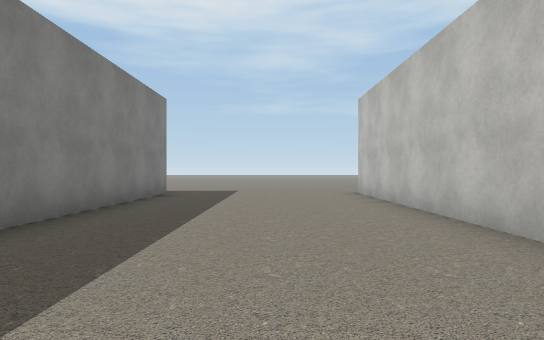
[1] (above)

24 first-person views from a walk through a scene from a Unity 3-D project. The camera is 1.2 m above the floor, looks level and sees 75° across. The floor is counted in squares, 2 m on a side. Each view is taken from the middle of a square. On the plan, view 1 faces up. The plan holds only what a view shows up to about 10 squares ahead; the rest is blank. The place goes on beyond the plan. Some surface patterns are stand-ins.

[2]
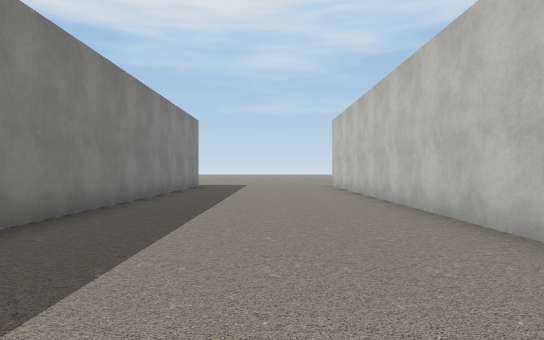

[3]
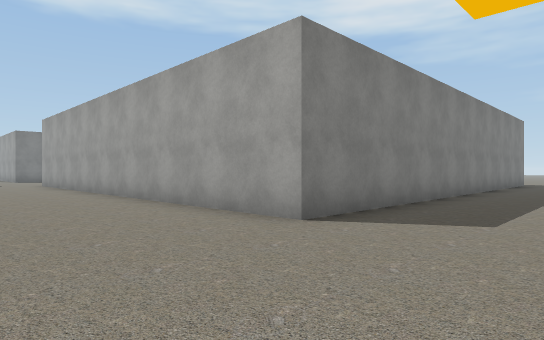

[4]
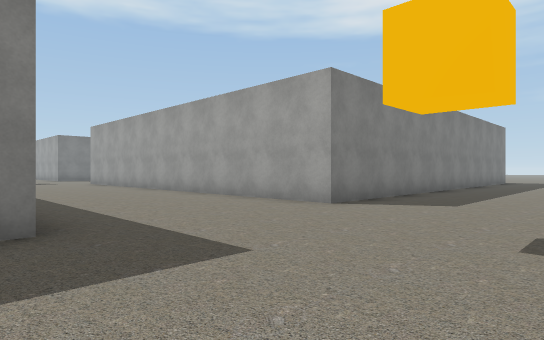

[5]
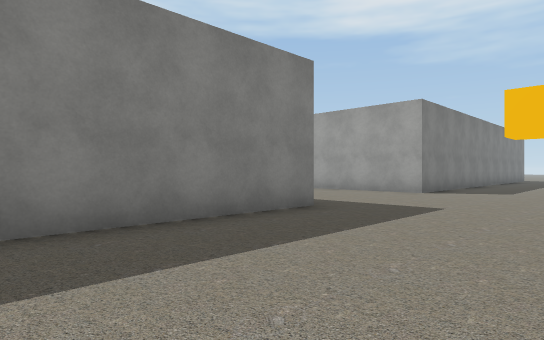

[6]
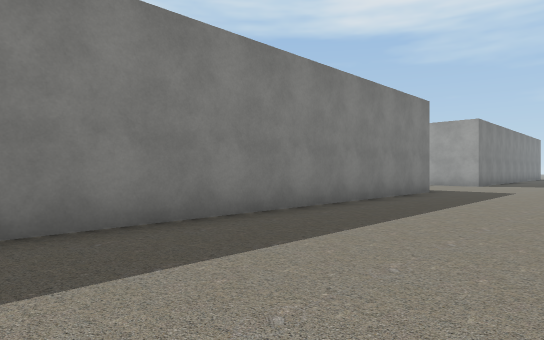

[7]
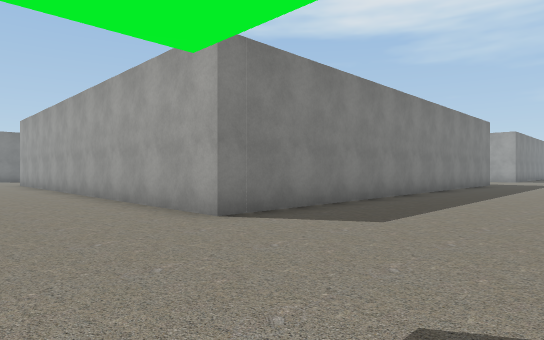

[8]
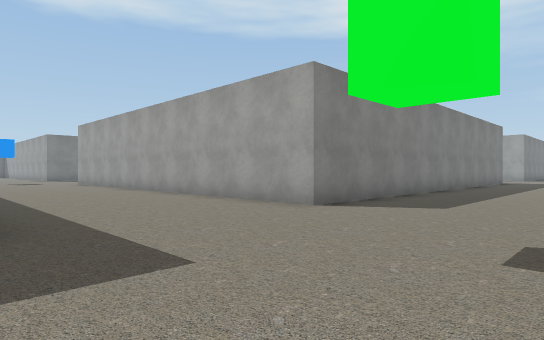

[9]
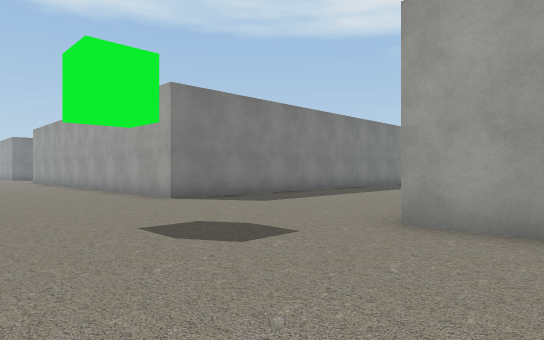

[10]
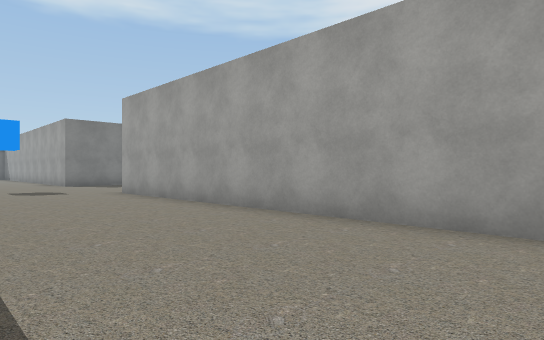

[11]
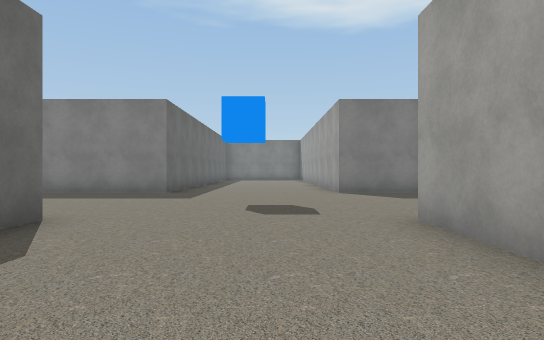

[12]
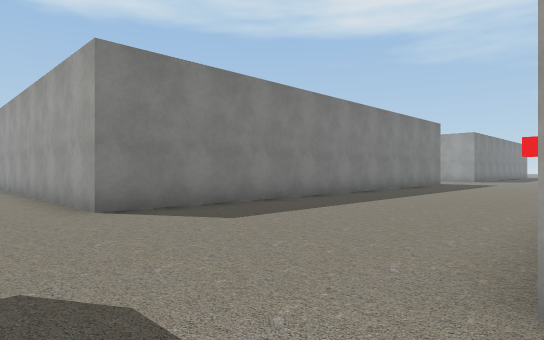

[13]
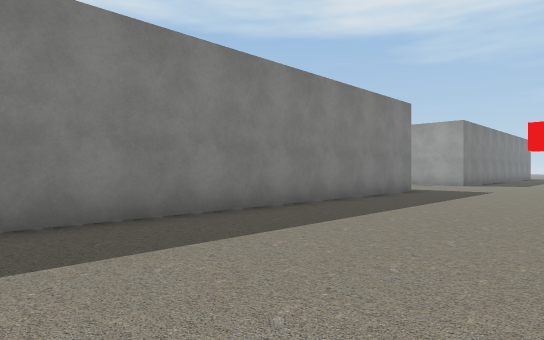

[14]
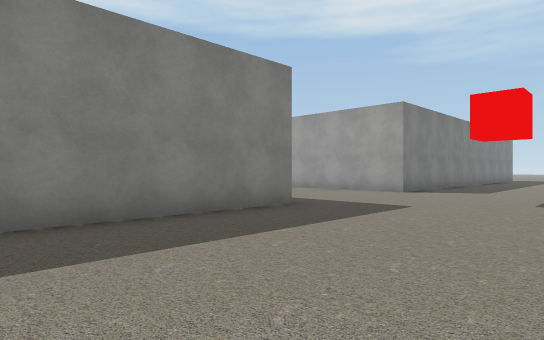

[15]
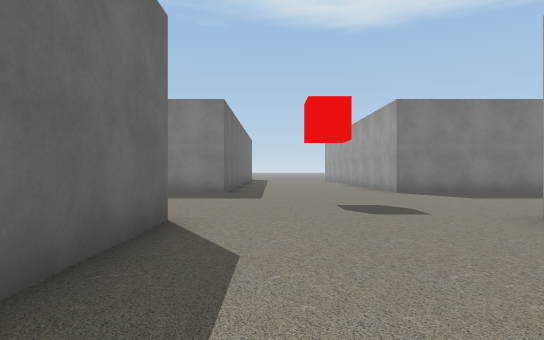

[16]
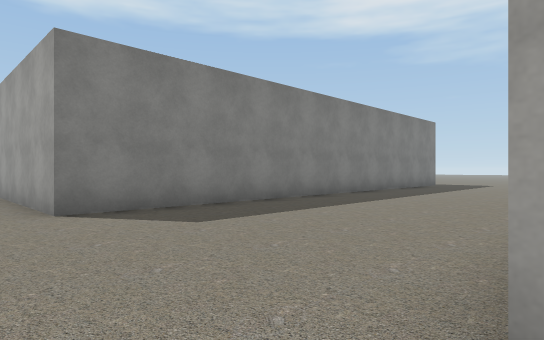

[17]
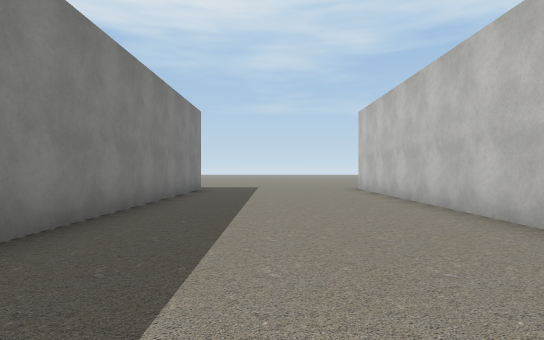

[18]
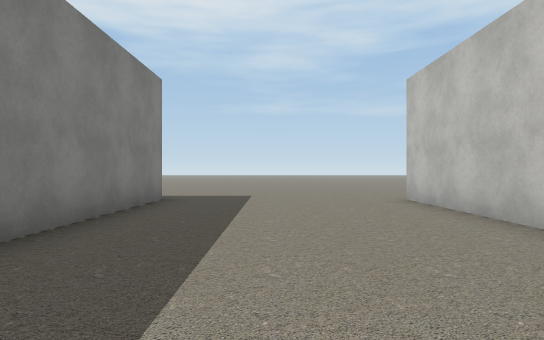

[19]
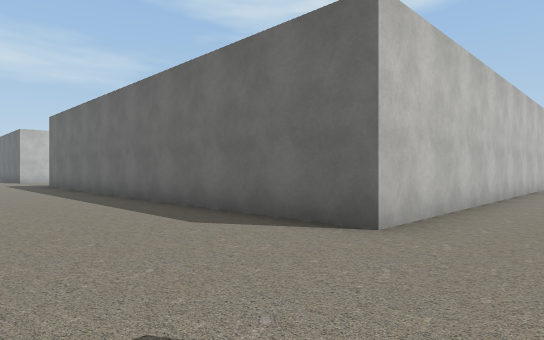

[20]
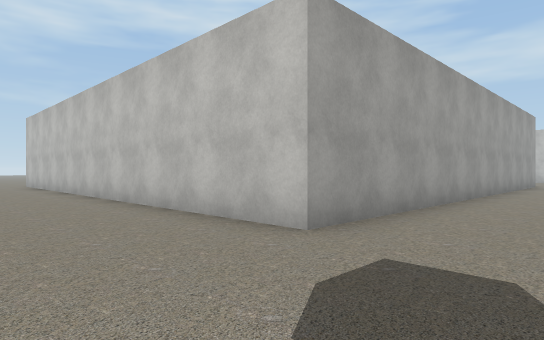

[21]
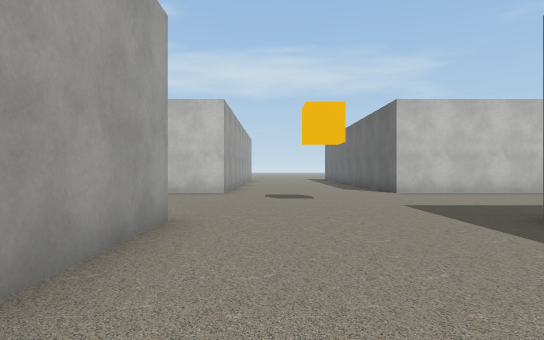

[22]
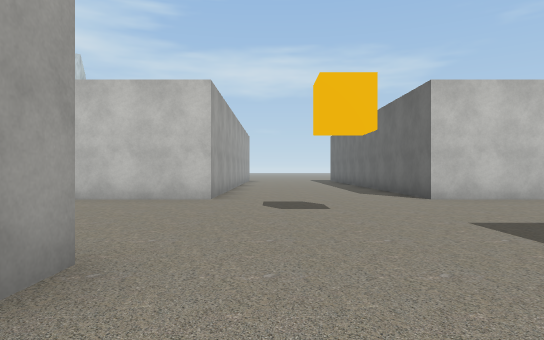

[23]
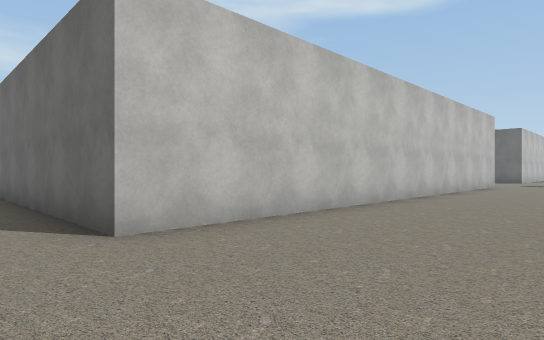

[24]
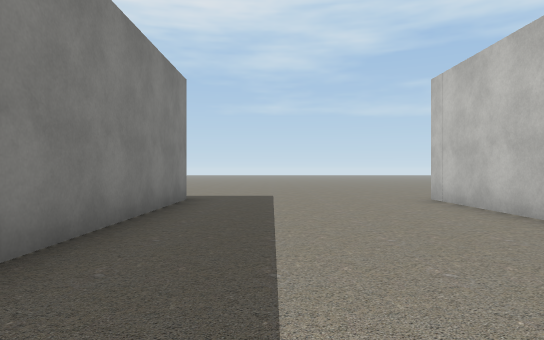

### Floor plan
Points are (right, up) in squares from view 1. A wall is a line through its corners. A room is listed if a view was taken in it or the views show most of it. See-through windows are left out.
Room 1 (views 1, 2, 3, 4, 5, 6, 7, 8, 9, 10, 11, 12, 13, 14, 15, 16, 17, 18, 19, 20, 21, 22, 23, 24)
walls: (-2.7, -8.2) (-2.7, -21.2) (-15.2, -21.2); (-21, -8.3) (-20.2, -8.3) (-20.2, -21.2) (-21.5, -21.2); (-15.2, -17.4) (-15.2, -8.3) (-6.1, -8.3); (4.5, -3.8) (2.3, -3.8) (2.3, 9.2); (2.3, -17.9) (2.3, -8.3) (4.5, -8.3); (-2.7, 9.2) (-2.7, -3.8) (-15.2, -3.8) (-15.2, 9.2); (3.6, -21.2) (2.2, -21.2); (-20.2, 9.2) (-20.2, -3.8) (-21.5, -3.8); (-15.2, -25.7) (-14.5, -25.7); (-21, -25.7) (-20.2, -25.7) (-20.2, -28.5)

Positions as (right, up) in squares from view 1, and headings:
1: (0, 0), facing up
2: (0, -4), facing up
3: (0, -7), facing up-left
4: (1, -9), facing up-left
5: (1, -13), facing up-left
6: (1, -18), facing up-left
7: (1, -24), facing up-left
8: (1, -26), facing up-left
9: (4, -25), facing up-left
10: (-6, -25), facing up-left
11: (-11, -23), facing left
12: (-15, -23), facing up-left
13: (-16, -18), facing up-left
14: (-16, -13), facing up-left
15: (-11, -7), facing left
16: (-15, -5), facing up-left
17: (-18, -2), facing up
18: (-18, 2), facing up
19: (-17, -5), facing down-right
20: (-18, -6), facing up-right
21: (-7, -5), facing right
22: (-5, -5), facing right
23: (-1, -7), facing down-right
24: (-1, 2), facing up
